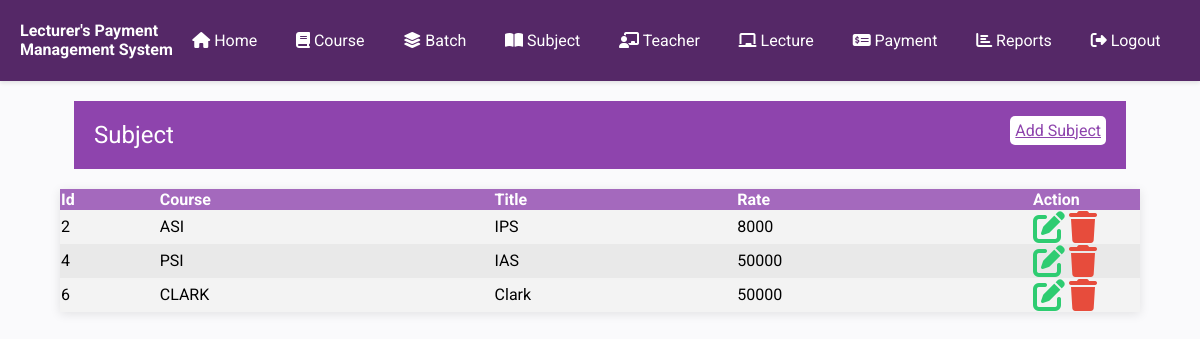
The app's page /Project/subject.php (signed in) with its own data.
### tables this page shows
CREATE TABLE IF NOT EXISTS `subject` (
  `id` int(11) NOT NULL AUTO_INCREMENT,
  `courseid` int(11) NOT NULL,
  `title` text NOT NULL,
  `rate` int(11) NOT NULL,
  PRIMARY KEY (`id`)
);

CREATE TABLE IF NOT EXISTS `course` (
  `id` int(11) NOT NULL AUTO_INCREMENT,
  `title` varchar(256) NOT NULL,
  `fees` int(11) NOT NULL,
  `duration` int(11) NOT NULL,
  `description` text NOT NULL,
  PRIMARY KEY (`id`)
);

### Project/subject.php (the view, shortened to what this page needs)
<?php
require_once('inc/connection.php');
require_once('inc/header-part.php');
?>
</head>
<body>
    <?php require_once('inc/menu.php'); ?>
    <div class="heading">
        <div>
            <span>Subject</span>
            <span><a href="add_subject.php">Add Subject</a></span>
        </div>
    </div>
    <div class="container">
        <table align="center" class="data">
            <thead>
                <tr>
                    <th>Id</th>
                    <th>Course</th>
                    <th>Title</th>
                    <th>Rate</th>
                    <th width='10%'>Action</th>
                </tr>
            </thead>
            <tbody>
                <?php
                    $sql ="select s.*,c.title as 'coursetitle' from subject s,course c where courseid=c.id order by s.id ";
                    $cmd = $db -> prepare($sql);
                    $cmd->execute();
                    while($row=$cmd->fetch())
                    {
                ?>
                <tr>
                    <td><?php echo $row['id']; ?></td>
                    <td><?= $row['coursetitle']; ?></td>
                    <td><?php echo $row['title']; ?></td>
                    <td><?php echo $row['rate']; ?></td>
                    <td>
                        <a href="edit_subject.php"><i title="edit" class="fa fa-edit fa-2x"></i></a>
                        <a href="delete_subject.php"><i title="delete" class="fa fa-trash fa-2x"></i></a>
                    </td>
                </tr>
                <?php
                    }
                ?>
            </tbody>
        </table>
    </div>
</body>
<?php
require_once('inc/footer.php');
?>

### Project/style.css (style rules this page uses)
body { font-family: 'Roboto', sans-serif; background-color: #fafafc; margin: 0; padding: 0; }
.data { width: 90%; border-collapse: collapse; margin: 20px 0; margin: auto; box-shadow: 0 2px 10px rgba(0, 0, 0, 0.1); background-color: #fff; }
.data>thead>tr { background-color: #a469bd; color: #ffffff; text-align: left; }
.data>tbody>tr:nth-child(odd) { background-color: #f3f3f3; }
.data>tbody>tr:nth-child(even) { background-color: #e9e9e9; }
.container { width: 100%; max-width: 1200px; margin: 0 auto; }
.fa-edit { color: #2ecc71; }
.fa-trash { color: #e74c3c; }
.heading { width: 86%; margin: auto; background-color: #8e44ad; color: white; margin-bottom: 20px; margin-top: 20px; padding: 10px; }
.heading>div { display: flex; justify-content: space-between; }
.heading>div>span>a { background-color: white; padding: 5px; border-radius: 5px; color: #8e44ad; }
.heading>* { padding: 10px; }
.heading>div>span:first-child { font-size: 1.5rem; }

### records on screen
subject: id "2", courseid.title "ASI", title "IPS", rate "8000"
subject: id "4", courseid.title "PSI", title "IAS", rate "50000"
subject: id "6", courseid.title "CLARK", title "Clark", rate "50000"
